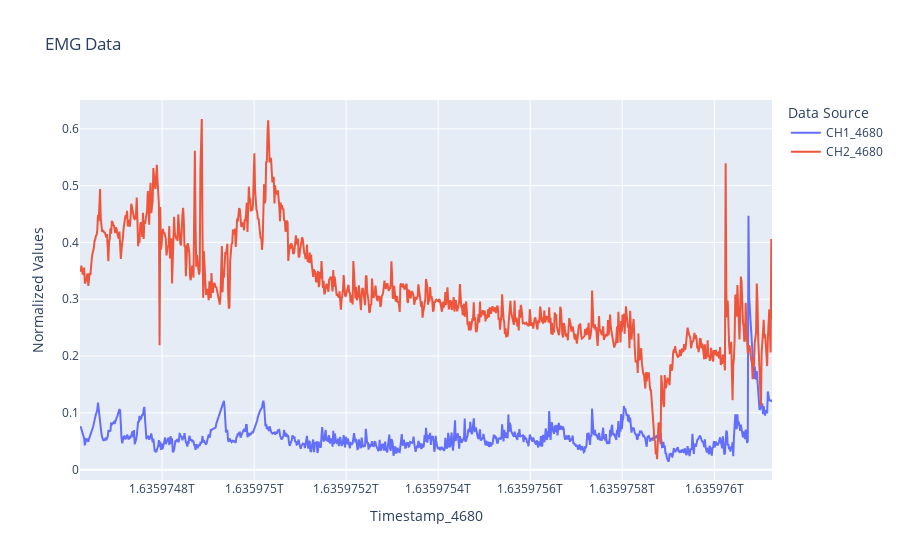

Source (notebook cell):
### Code cell
left.preprocess()
left.figure().show()

### Figure 1 — Plotly figure (JSON) as saved in the notebook; plotly's stock layout.template omitted (floating-point values rounded to 4 significant figures; data arrays with more than 128 entries replaced by an {"elided": "..."} marker saying what was removed)
{"data": [{"name": "CH1_4680", "type": "scatter", "x": {"elided": "1001 float values"}, "y": {"elided": "1001 float values"}}, {"name": "CH2_4680", "type": "scatter", "x": {"elided": "1001 float values"}, "y": {"elided": "1001 float values"}}], "layout": {"legend": {"title": {"text": "Data Source"}}, "title": {"text": "EMG Data"}, "xaxis": {"title": {"text": "Timestamp_4680"}}, "yaxis": {"title": {"text": "Normalized Values"}}}}
